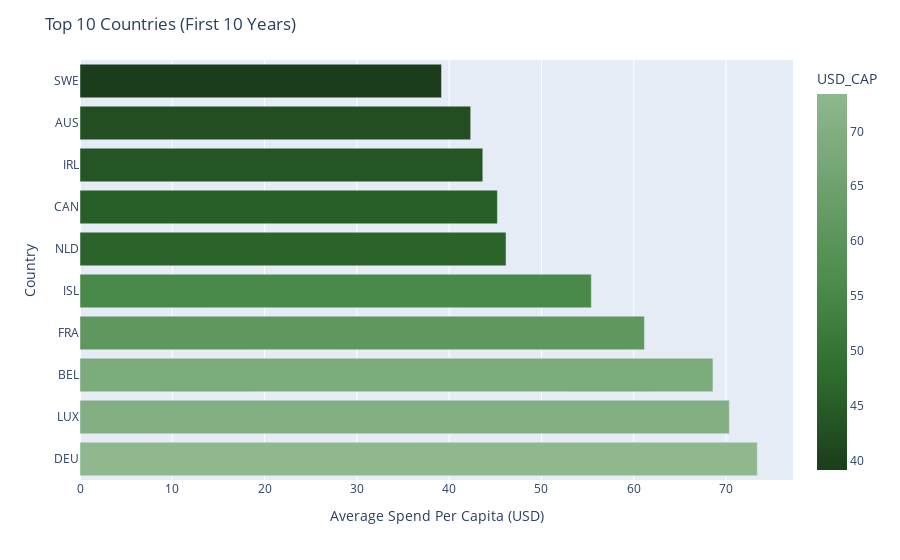
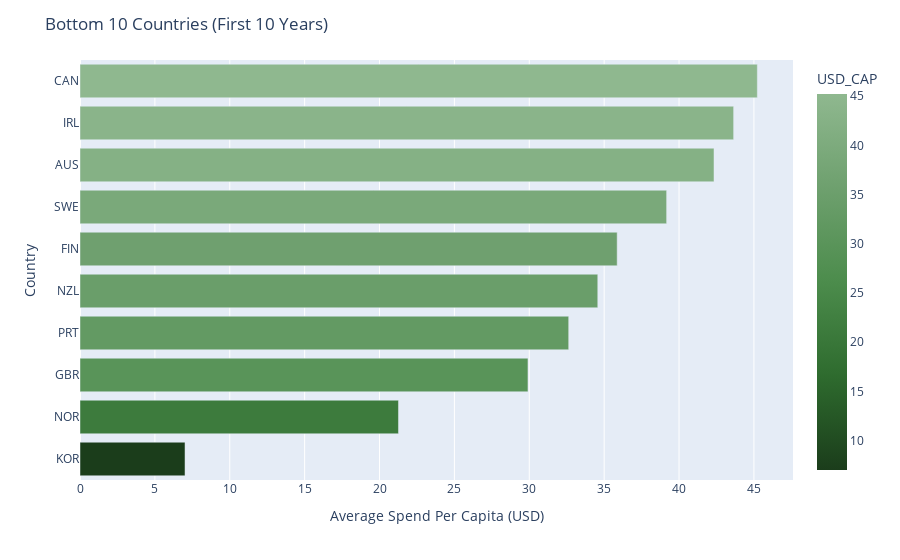
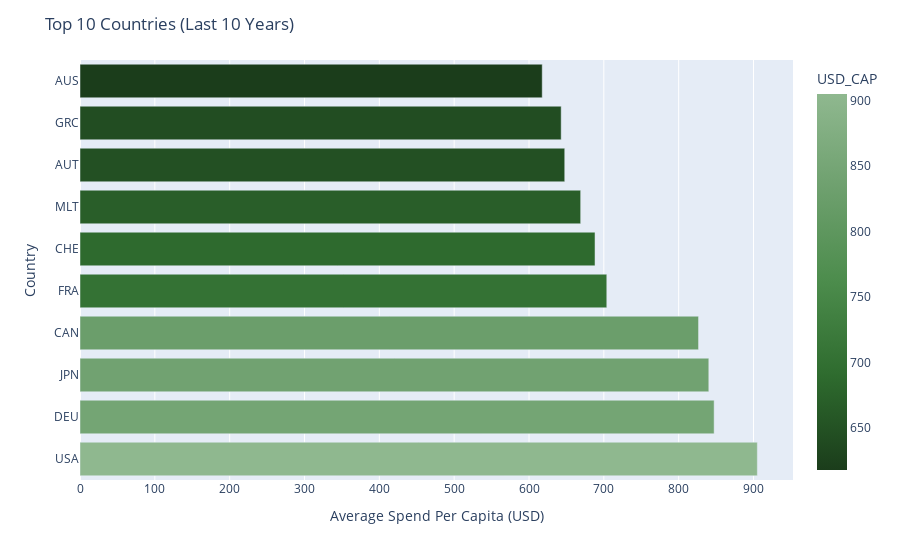
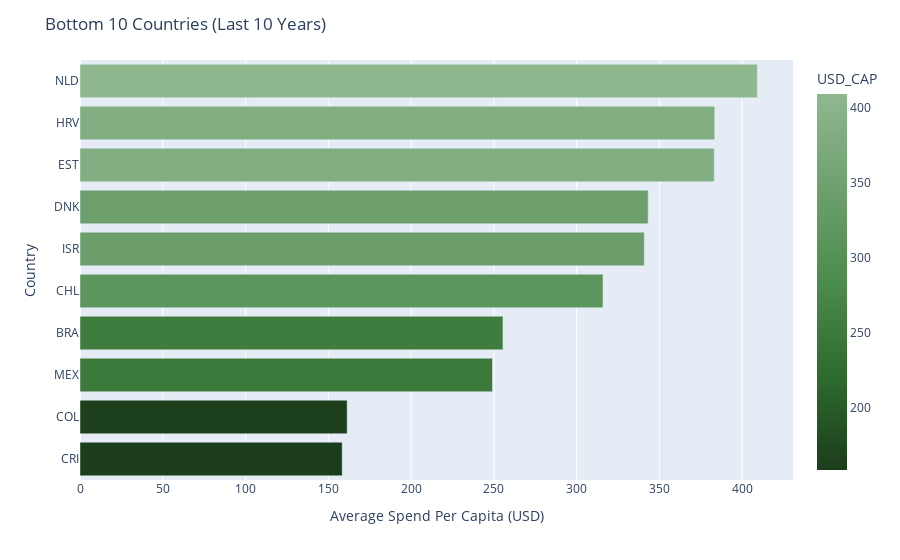

The notebook cell these images were saved under, in order:
### Markdown cell above
# Pharmaceutical Spenders Per Capita: Graph 1 & 2
Data Aggregation: The data shows the top 10 countries based on USD per capita pharmaceutical spending (not total spending). The values are averaged across the selected years ( 2010-2019).
Visualization: A horizontal bar chart is used to show the spending values for each country. The x-axis represents the average spending per capita in USD, while the y-axis displays the country names. The graph includes interactive hover features that reveal precise spending values.

# Top 10 Pharmaceutical Spenders Per Capita: Graph 1
Key Observations: The USA leads significantly, with the highest per capita spending
Other high spenders include: 
     Malta (MLT) → A comparatively smaller economy country with high per capita spending.
     Switzerland (CHE) → Known for its robust healthcare system.
     France (FRA) and Italy (ITA) → Major European economies with steady healthcare investments.
     Slovenia (SVN) and Bulgaria (BGR) → Appear in the top 10, indicating high per capita spending, both from eastern europe.

# Bottom 10 Pharmaceutical Spenders Per Capita: Graph 2
Key Observations: The bottom 10 spenders show remarkably low pharmaceutical expenditure per capita, with some countries spending less than a fraction of the top spenders. This reflects limited healthcare investment or restricted access to costly treatments.
The spending gradually increases from the lowest spender to the 10th lowest, but the difference between them is relatively small.

# Linear Regression – GDP per Capita vs Health Spending per capita: Graph 3
Data Preparation: The dataset uses GDP per capita (PC_GDP) as the independent variable and pharmaceutical spending per capita (USD_CAP) as the dependent variable and split into training and testing sets (80/20 split) for regression modeling.
Linear Regression Model: A regression line is fitted to the data, showing the relationship between GDP and pharmaceutical spending.The scatter plot displays individual data points, while the regression line highlights the overall trend and interactive features allow for detailed exploration of country-specific data points.

Key Observations: It shows a positive relationship between GDP per capita and pharmaceutical spending—higher GDP generally leads to higher spending.
Outliers Present: A few countries deviate significantly from the trend, indicating outliers with either disproportionately high or low spending relative to their GDP

### Code cell
import pandas as pd
import numpy as np
import matplotlib.pyplot as plt

# Load Dataset
file_path = r"C:\Users\kaurp\Team_2_Pharmaceutical_Drug_Spending_by_Countries\flat-ui__data-Tue Mar 11 2025.csv"
data = pd.read_csv(file_path)

# Divide into first 10 years and last 10 years
first_10_years = data[data['TIME'].between(data['TIME'].min(), data['TIME'].min() + 9)]
last_10_years = data[data['TIME'].between(data['TIME'].max() - 9, data['TIME'].max())]

# Group by LOCATION and calculate average USD_CAP for each period
first_avg_spend = first_10_years.groupby('LOCATION')['USD_CAP'].mean().reset_index()
last_avg_spend = last_10_years.groupby('LOCATION')['USD_CAP'].mean().reset_index()

# Detect and Handle Outliers
def handle_outliers(df, column):
    q1 = df[column].quantile(0.25)
    q3 = df[column].quantile(0.75)
    iqr = q3 - q1
    lower_bound = q1 - 1.5 * iqr
    upper_bound = q3 + 1.5 * iqr
    df[column] = np.where(df[column] < lower_bound, lower_bound,
                          np.where(df[column] > upper_bound, upper_bound, df[column]))
    return df

first_avg_spend = handle_outliers(first_avg_spend, 'USD_CAP')
last_avg_spend = handle_outliers(last_avg_spend, 'USD_CAP')

# Rank Top 10 and Bottom 10
first_top_10 = first_avg_spend.nlargest(10, 'USD_CAP')
first_bottom_10 = first_avg_spend.nsmallest(10, 'USD_CAP')

last_top_10 = last_avg_spend.nlargest(10, 'USD_CAP')
last_bottom_10 = last_avg_spend.nsmallest(10, 'USD_CAP')

# Define color scale 
green_scale = ['#1b3d1b', '#2e6b2e', '#4c8c4c', '#6ea06e', '#8fb88f']

# Interactive Plots
def create_bar_chart(df, title):
    fig = px.bar(df, x='USD_CAP', y='LOCATION', orientation='h',
                 color='USD_CAP', color_continuous_scale=green_scale)
    fig.update_layout(title=title, xaxis_title='Average Spend Per Capita (USD)', yaxis_title='Country')
    fig.show()

create_bar_chart(first_top_10, 'Top 10 Countries (First 10 Years)')
create_bar_chart(first_bottom_10, 'Bottom 10 Countries (First 10 Years)')
create_bar_chart(last_top_10, 'Top 10 Countries (Last 10 Years)')
create_bar_chart(last_bottom_10, 'Bottom 10 Countries (Last 10 Years)')

### Figure 1 — Plotly figure (JSON) as saved in the notebook; plotly's stock layout.template omitted (floating-point values rounded to 4 significant figures)
{"data": [{"alignmentgroup": "True", "hovertemplate": "USD_CAP=%{marker.color}<br>LOCATION=%{y}<extra></extra>", "legendgroup": "", "marker": {"color": [73.4, 70.36, 68.59, 61.16, 55.41, 46.17, 45.23, 43.65, 42.33, 39.17], "coloraxis": "coloraxis", "pattern": {"shape": ""}}, "name": "", "offsetgroup": "", "orientation": "h", "showlegend": false, "textposition": "auto", "type": "bar", "x": [73.4, 70.36, 68.59, 61.16, 55.41, 46.17, 45.23, 43.65, 42.33, 39.17], "xaxis": "x", "y": ["DEU", "LUX", "BEL", "FRA", "ISL", "NLD", "CAN", "IRL", "AUS", "SWE"], "yaxis": "y"}], "layout": {"barmode": "relative", "coloraxis": {"colorbar": {"title": {"text": "USD_CAP"}}, "colorscale": [[0, "#1b3d1b"], [0.25, "#2e6b2e"], [0.5, "#4c8c4c"], [0.75, "#6ea06e"], [1, "#8fb88f"]]}, "legend": {"tracegroupgap": 0}, "margin": {"t": 60}, "title": {"text": "Top 10 Countries (First 10 Years)"}, "xaxis": {"anchor": "y", "domain": [0, 1], "title": {"text": "Average Spend Per Capita (USD)"}}, "yaxis": {"anchor": "x", "domain": [0, 1], "title": {"text": "Country"}}}}

### Figure 2 — Plotly figure (JSON) as saved in the notebook; plotly's stock layout.template omitted (floating-point values rounded to 4 significant figures)
{"data": [{"alignmentgroup": "True", "hovertemplate": "USD_CAP=%{marker.color}<br>LOCATION=%{y}<extra></extra>", "legendgroup": "", "marker": {"color": [7.013, 21.27, 29.91, 32.63, 34.57, 35.87, 39.17, 42.33, 43.65, 45.23], "coloraxis": "coloraxis", "pattern": {"shape": ""}}, "name": "", "offsetgroup": "", "orientation": "h", "showlegend": false, "textposition": "auto", "type": "bar", "x": [7.013, 21.27, 29.91, 32.63, 34.57, 35.87, 39.17, 42.33, 43.65, 45.23], "xaxis": "x", "y": ["KOR", "NOR", "GBR", "PRT", "NZL", "FIN", "SWE", "AUS", "IRL", "CAN"], "yaxis": "y"}], "layout": {"barmode": "relative", "coloraxis": {"colorbar": {"title": {"text": "USD_CAP"}}, "colorscale": [[0, "#1b3d1b"], [0.25, "#2e6b2e"], [0.5, "#4c8c4c"], [0.75, "#6ea06e"], [1, "#8fb88f"]]}, "legend": {"tracegroupgap": 0}, "margin": {"t": 60}, "title": {"text": "Bottom 10 Countries (First 10 Years)"}, "xaxis": {"anchor": "y", "domain": [0, 1], "title": {"text": "Average Spend Per Capita (USD)"}}, "yaxis": {"anchor": "x", "domain": [0, 1], "title": {"text": "Country"}}}}

### Figure 3 — Plotly figure (JSON) as saved in the notebook; plotly's stock layout.template omitted (floating-point values rounded to 4 significant figures)
{"data": [{"alignmentgroup": "True", "hovertemplate": "USD_CAP=%{marker.color}<br>LOCATION=%{y}<extra></extra>", "legendgroup": "", "marker": {"color": [905.1, 847.4, 840.3, 826.6, 704.0, 688.2, 669.0, 647.7, 643.0, 617.7], "coloraxis": "coloraxis", "pattern": {"shape": ""}}, "name": "", "offsetgroup": "", "orientation": "h", "showlegend": false, "textposition": "auto", "type": "bar", "x": [905.1, 847.4, 840.3, 826.6, 704.0, 688.2, 669.0, 647.7, 643.0, 617.7], "xaxis": "x", "y": ["USA", "DEU", "JPN", "CAN", "FRA", "CHE", "MLT", "AUT", "GRC", "AUS"], "yaxis": "y"}], "layout": {"barmode": "relative", "coloraxis": {"colorbar": {"title": {"text": "USD_CAP"}}, "colorscale": [[0, "#1b3d1b"], [0.25, "#2e6b2e"], [0.5, "#4c8c4c"], [0.75, "#6ea06e"], [1, "#8fb88f"]]}, "legend": {"tracegroupgap": 0}, "margin": {"t": 60}, "title": {"text": "Top 10 Countries (Last 10 Years)"}, "xaxis": {"anchor": "y", "domain": [0, 1], "title": {"text": "Average Spend Per Capita (USD)"}}, "yaxis": {"anchor": "x", "domain": [0, 1], "title": {"text": "Country"}}}}

### Figure 4 — Plotly figure (JSON) as saved in the notebook; plotly's stock layout.template omitted (floating-point values rounded to 4 significant figures)
{"data": [{"alignmentgroup": "True", "hovertemplate": "USD_CAP=%{marker.color}<br>LOCATION=%{y}<extra></extra>", "legendgroup": "", "marker": {"color": [158.4, 161.4, 249.2, 255.5, 315.9, 340.9, 343.2, 383.1, 383.4, 409.2], "coloraxis": "coloraxis", "pattern": {"shape": ""}}, "name": "", "offsetgroup": "", "orientation": "h", "showlegend": false, "textposition": "auto", "type": "bar", "x": [158.4, 161.4, 249.2, 255.5, 315.9, 340.9, 343.2, 383.1, 383.4, 409.2], "xaxis": "x", "y": ["CRI", "COL", "MEX", "BRA", "CHL", "ISR", "DNK", "EST", "HRV", "NLD"], "yaxis": "y"}], "layout": {"barmode": "relative", "coloraxis": {"colorbar": {"title": {"text": "USD_CAP"}}, "colorscale": [[0, "#1b3d1b"], [0.25, "#2e6b2e"], [0.5, "#4c8c4c"], [0.75, "#6ea06e"], [1, "#8fb88f"]]}, "legend": {"tracegroupgap": 0}, "margin": {"t": 60}, "title": {"text": "Bottom 10 Countries (Last 10 Years)"}, "xaxis": {"anchor": "y", "domain": [0, 1], "title": {"text": "Average Spend Per Capita (USD)"}}, "yaxis": {"anchor": "x", "domain": [0, 1], "title": {"text": "Country"}}}}
